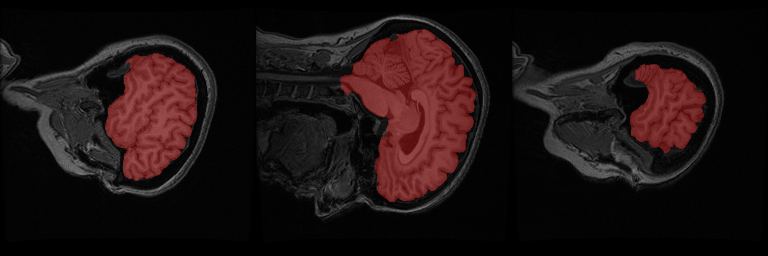
#> input picture images/visualisation.png, 768 x 256 px
$ python -i data_transformation.py   (imports and definitions only)
#> lines starting #> are read from the running program, lines starting #| are printed output that depends on the picture
#> further down, picture is the input picture: shape (256, 768, 3); mean B, G, R 17.7, 17.7, 28.5
import cv2
import numpy as np
from sklearn.preprocessing import MinMaxScaler


def preprocess_data(data: np.ndarray) -> np.ndarray:
    data = cv2.resize(data, (256, 256),
                      interpolation=cv2.INTER_AREA).astype(np.float32)
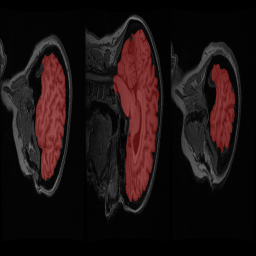
#> data: shape (256, 256, 3) float32; mean of channels 0, 1, 2 17.7, 17.7, 28.5; drawn as B, G, R

    data = rotate(data, 90)
    data = MinMaxScaler().fit_transform(data)
    data = np.expand_dims(data, axis=2)

    return data


def postprocess_data(input_data_size: tuple, data: np.ndarray) -> np.ndarray:
    data = data.squeeze()
    data = rotate(data, -90)
    data = np.where(data > 0.5, 1, 0)
    data = cv2.resize(data.astype('uint8'), input_data_size,
                      interpolation=cv2.INTER_AREA)
    return data


def rotate(array: np.ndarray, angle: int) -> np.ndarray:
#> called with angle = 90
    center = (array.shape[0] // 2, array.shape[1] // 2)
#> center = (128, 128)
    rot_mat = cv2.getRotationMatrix2D(center, angle, 1.0)
    rotated = cv2.warpAffine(array, rot_mat, (array.shape[1], array.shape[0]))
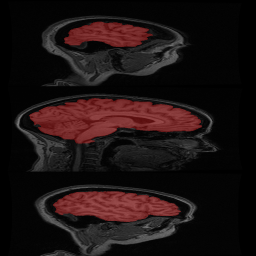
#> rotated: shape (256, 256, 3) float32; mean of channels 0, 1, 2 17.7, 17.7, 28.4; drawn as B, G, R

    return rotated

>>> import cv2
>>> picture = cv2.imread('../images/visualisation.png')
#> (the run stopped early here; a loop or call above may not have finished)
